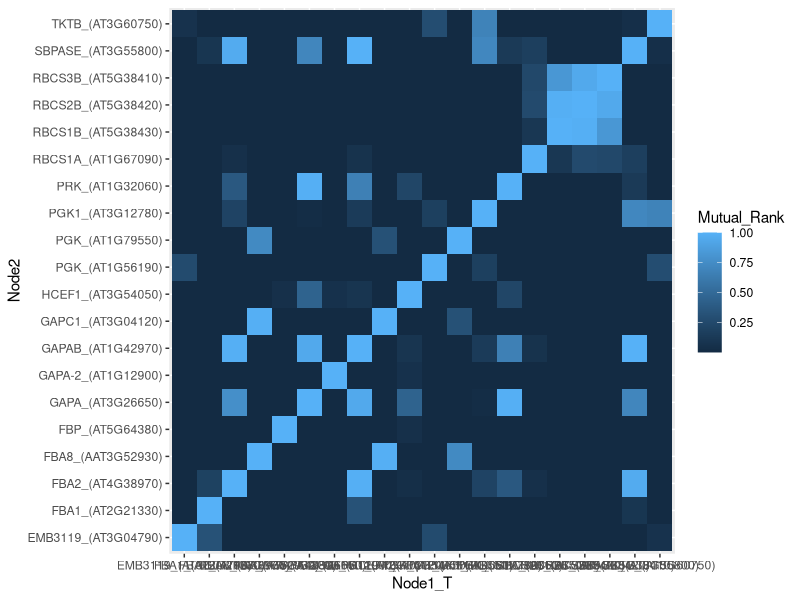
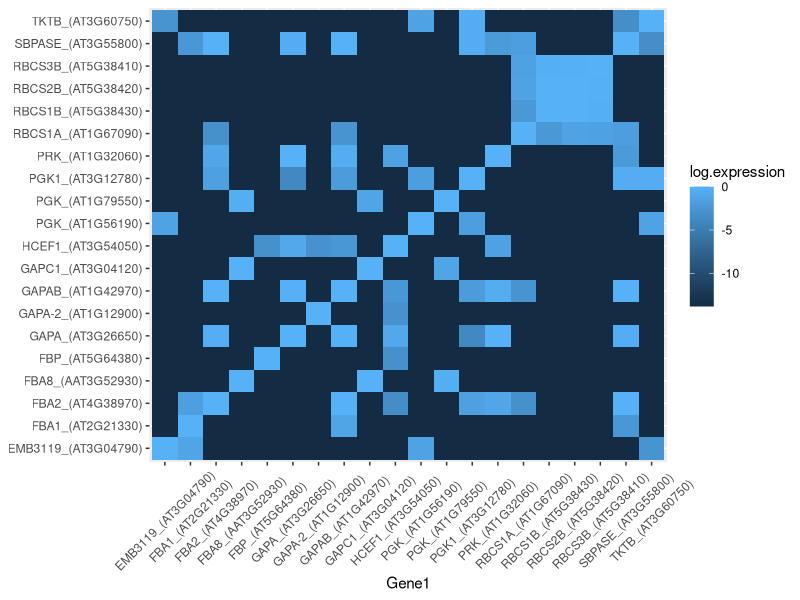

R code for these plots, in order: (Note: this script raises an error after producing the figures.)
# Gene Expression Analysis

# Setting up the analysis
#dir.create("data")
#dir.create("output")
library(tidyverse)

### I need to 1) create a heat map from the mutural rank data and 2) a line graph from the tpm data by tissue type

# 1) Heat map

exp.data <- read_csv("data/Comparisson_Matrix_file.csv")


str(exp.data)
head(exp.data)

exp.heatmap <- ggplot(data = exp.data, mapping = aes(x = Node1_T,
                                                     y = Node2,
                                                     fill = Mutual_Rank)) +
  geom_tile()

exp.heatmap 

exp.data$log.expression <- log(exp.data$Mutual_Rank)

exp.heatmap.log <- ggplot(data = exp.data, mapping = aes(x = Node1_T,
                                                         y = Node2,
                                                         fill = log.expression)) +
  geom_tile() +
  xlab(label = "Gene1") + # Add a nicer x-axis title
  theme(axis.title.y = element_blank(), # Remove the y-axis title
        axis.text.x = element_text(angle = 45, vjust = 0.5)) # Rotate the x-axis labels

exp.heatmap.log





#-------------------------------------------------------------------------------
# For remixing your data file to get the columns you are interested in. 
#exp.long <- pivot_longer(data = exp.data,
#                         cols = everything(),
#                         names_to = "gene",
#                         values_to = "expression")

#exp.long <- pivot_longer(data = exp.data, 
#                         cols = -c(target_id, treatment),
#                         names_to = "gene", 
#                         values_to = "expression")
#head(exp.long)


exp.heatmap <- ggplot(data = exp.data, mapping = aes(x = treatment,
                                                     y = target_id,
                                                     fill = tpm)) +
  geom_tile()
exp.heatmap

# Adjusting the values so the lower expression isn't drowned out
exp.data$log.expression <- log(exp.data$Mutual_Rank)

exp.heatmap.log <- ggplot(data = exp.data, mapping = aes(x = treatment,
                                                         y = target_id,
                                                         fill = log.expression)) +
  geom_tile() +
  xlab(label = "Tissue Type") + # Add a nicer x-axis title
  theme(axis.title.y = element_blank(), # Remove the y-axis title
        axis.text.x = element_text(angle = 45, vjust = 0.5)) # Rotate the x-axis labels

exp.heatmap.log

### line graph

exp.line <- ggplot(data=exp.data, aes(x=treatment, y=tpm, group=target_id)) +
  geom_smooth(aes(color=target_id))

exp.line


#### Reorder the x-axis

levels(exp.data$treatment)
unique(exp.data$treatment)

# Reverse the order as follow
iris$Species <- factor(iris$Species, levels = rev(levels(iris$Species)))

# Or specify the factor levels in the order you want
exp.data$treatment <- factor(exp.data$treatment, levels = c("Seedling_DAG2", "Seedling_DAG4", "Seedling_DAG6", 
                                                            "Leaf-0", "Leaf-1", "Leaf-2", "Leaf-3", "Leaf-4", "Leaf-5",
                                                            "Sepal", "Stem", "Carpel", "Petal", "Stamen", "Root", "Seed-1",
                                                            "Seed-2", "Seed-3"))

